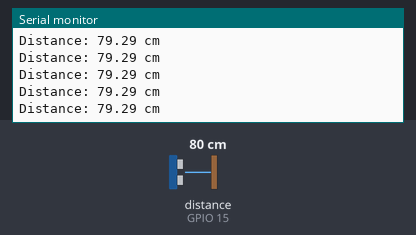
This sketch was run on a simulated ESP32. Shown: the last lines printed to the serial monitor. Wiring (inferred from the names in the program): ultrasonic range finder: trigger GPIO 14; echo GPIO 15. Inputs (shaded band) come from the test bench; at power-on: distance to the obstacle (sensor on GPIO 15) 80 cm. The echo pulse lasts 58.3 µs per cm; WiFi joins after 1.5 s; servers stay silent unless stated; storage starts empty; the camera gives no picture.

Above: at 3.5 s.
3.6 s: distance to the obstacle (sensor on GPIO 15) set to 53 cm
At 3.7 s:
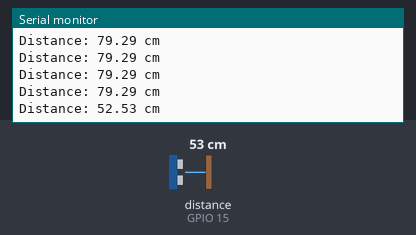
5.1 s: distance to the obstacle (sensor on GPIO 15) set to 48 cm
At 5.15 s:
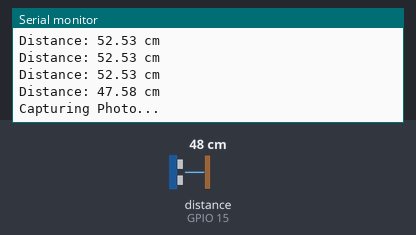
Timing chart, 0 to 8.1 s (numbered marks = the images above; inputs shaded):
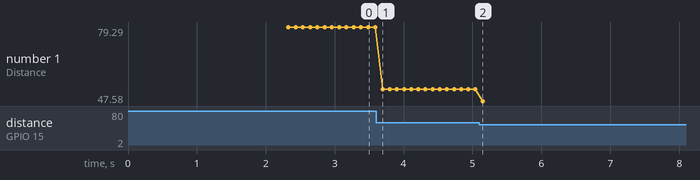

The sketch:

ESP32CAM_CODE.ino
```cpp
#include "WiFi.h"
#include "esp_camera.h"
#include "esp_timer.h"
#include "img_converters.h"
#include "Arduino.h"
#include "soc/soc.h"
#include "soc/rtc_cntl_reg.h"
#include "driver/rtc_io.h"
#include <ESPAsyncWebServer.h>
#include <SPIFFS.h>
#include <FS.h>
#include <HTTPClient.h>

const char* ssid = "your_wifi_username";
const char* password = "your_wifi_password";

AsyncWebServer server(80);
bool takeNewPhoto = false;

#define FILE_PHOTO "/photo.jpg"

#define TRIG_PIN 14
#define ECHO_PIN 15

#define MIN_DISTANCE 10
#define MAX_DISTANCE 50

#define PWDN_GPIO_NUM     32
#define RESET_GPIO_NUM    -1
#define XCLK_GPIO_NUM      0
#define SIOD_GPIO_NUM     26
#define SIOC_GPIO_NUM     27
#define Y9_GPIO_NUM       35
#define Y8_GPIO_NUM       34
#define Y7_GPIO_NUM       39
#define Y6_GPIO_NUM       36
#define Y5_GPIO_NUM       21
#define Y4_GPIO_NUM       19
#define Y3_GPIO_NUM       18
#define Y2_GPIO_NUM        5
#define VSYNC_GPIO_NUM    25
#define HREF_GPIO_NUM     23
#define PCLK_GPIO_NUM     22

// HTML Page
const char index_html[] PROGMEM = R"rawliteral(<!DOCTYPE HTML><html>
<head><meta name="viewport" content="width=device-width, initial-scale=1">
<style>body { text-align:center; } .vert { margin-bottom: 10%; } .hori{ margin-bottom: 0%; }</style>
</head>
<body>
  <div id="container">
    <h2>ESP32-CAM Photo Capture</h2>
    <p>
      <button onclick="capturePhoto()">CAPTURE PHOTO</button>
      <button onclick="location.reload();">REFRESH PAGE</button>
    </p>
  </div>
  <div><img src="saved-photo" id="photo" width="70%"></div>
</body>
<script>
  function capturePhoto() {
    var xhr = new XMLHttpRequest();
    xhr.open('GET', "/capture", true);
    xhr.send();
  }
</script>
</html>)rawliteral";

void setup() {
  Serial.begin(115200);

  pinMode(TRIG_PIN, OUTPUT);
  pinMode(ECHO_PIN, INPUT);

  WiFi.begin(ssid, password);
  while (WiFi.status() != WL_CONNECTED) {
    delay(1000);
    Serial.println("Connecting to WiFi...");
  }
  Serial.println("WiFi Connected!");
  Serial.print("IP Address: http://");
  Serial.println(WiFi.localIP());

  if (!SPIFFS.begin(true)) {
    Serial.println("SPIFFS Mount Failed");
    ESP.restart();
  }
  Serial.println("SPIFFS Initialized");

  WRITE_PERI_REG(RTC_CNTL_BROWN_OUT_REG, 0);

  camera_config_t config;
  config.ledc_channel = LEDC_CHANNEL_0;
  config.ledc_timer = LEDC_TIMER_0;
  config.pin_d0 = Y2_GPIO_NUM;
  config.pin_d1 = Y3_GPIO_NUM;
  config.pin_d2 = Y4_GPIO_NUM;
  config.pin_d3 = Y5_GPIO_NUM;
  config.pin_d4 = Y6_GPIO_NUM;
  config.pin_d5 = Y7_GPIO_NUM;
  config.pin_d6 = Y8_GPIO_NUM;
  config.pin_d7 = Y9_GPIO_NUM;
  config.pin_xclk = XCLK_GPIO_NUM;
  config.pin_pclk = PCLK_GPIO_NUM;
  config.pin_vsync = VSYNC_GPIO_NUM;
  config.pin_href = HREF_GPIO_NUM;
  config.pin_sccb_sda = SIOD_GPIO_NUM;
  config.pin_sccb_scl = SIOC_GPIO_NUM;
  config.pin_pwdn = PWDN_GPIO_NUM;
  config.pin_reset = RESET_GPIO_NUM;
  config.xclk_freq_hz = 20000000;
  config.pixel_format = PIXFORMAT_JPEG;

  if (psramFound()) {
    config.frame_size = FRAMESIZE_UXGA;
    config.jpeg_quality = 10;
    config.fb_count = 2;
  } else {
    config.frame_size = FRAMESIZE_SVGA;
    config.jpeg_quality = 12;
    config.fb_count = 1;
  }

  esp_err_t err = esp_camera_init(&config);
  if (err != ESP_OK) {
    Serial.printf("Camera Init Failed: 0x%x", err);
    ESP.restart();
  }

  server.on("/", HTTP_GET, [](AsyncWebServerRequest *request) {
    request->send(200, "text/html", index_html);
  });
  server.on("/capture", HTTP_GET, [](AsyncWebServerRequest *request) {
    takeNewPhoto = true;
    request->send(200, "text/plain", "Taking Photo...");
  });
  server.on("/saved-photo", HTTP_GET, [](AsyncWebServerRequest *request) {
    request->send(SPIFFS, FILE_PHOTO, "image/jpg", false);
  });
  server.begin();
}
void loop() {
  // Measure Distance
  float distance = measureDistance();
  Serial.printf("Distance: %.2f cm\n", distance);

  if (distance >= MIN_DISTANCE && distance <= MAX_DISTANCE) {
    takeNewPhoto = true;
  }

  if (takeNewPhoto) {
    capturePhotoSaveSpiffs();
    takeNewPhoto = false;
  }

  delay(100);
}

float measureDistance() {
  digitalWrite(TRIG_PIN, LOW);
  delayMicroseconds(2);
  digitalWrite(TRIG_PIN, HIGH);
  delayMicroseconds(10);
  digitalWrite(TRIG_PIN, LOW);

  long duration = pulseIn(ECHO_PIN, HIGH);
  return duration * 0.034 / 2; // cm
}

bool checkPhoto(fs::FS &fs) {
  File f_pic = fs.open(FILE_PHOTO);
  return (f_pic.size() > 100);
}

void capturePhotoSaveSpiffs() {
  camera_fb_t *fb = NULL;
  bool ok = false;

  do {
    Serial.println("Capturing Photo...");
    fb = esp_camera_fb_get();
    if (!fb) {
      Serial.println("Camera Capture Failed");
      return;
    }

    if (SPIFFS.exists(FILE_PHOTO)) {
      SPIFFS.remove(FILE_PHOTO);
    }

    File file = SPIFFS.open(FILE_PHOTO, FILE_WRITE);
    if (!file) {
      Serial.println("Failed to Open File for Writing");
      esp_camera_fb_return(fb);
      return;
    }

    size_t bytesWritten = file.write(fb->buf, fb->len);
    file.close();
    esp_camera_fb_return(fb);

    if (bytesWritten != fb->len) {
      Serial.println("File Write Incomplete");
    } else {
      Serial.printf("Photo Saved! Size: %d bytes\n", bytesWritten);
      ok = checkPhoto(SPIFFS);
    }
  } while (!ok);

  sendPhotoToPC();
}

void sendPhotoToPC() {
  if (WiFi.status() != WL_CONNECTED) {
    Serial.println("WiFi Not Connected");
    return;
  }

  HTTPClient http;
  String serverUrl = "http://Update to PC's IP:port/upload"; //
  http.begin(serverUrl);

  File file = SPIFFS.open(FILE_PHOTO, FILE_READ);
  if (!file) {
    Serial.println("Failed to Open Photo for Reading");
    http.end();
    return;
  }

  size_t fileSize = file.size();
  if (fileSize == 0) {
    Serial.println("Photo File is Empty");
    file.close();
    http.end();
    return;
  }

  uint8_t *buffer = (uint8_t *)malloc(fileSize);
  if (!buffer) {
    Serial.println("Failed to Allocate Memory");
    file.close();
    http.end();
    return;
  }

  size_t bytesRead = file.read(buffer, fileSize);
  file.close();

  if (bytesRead != fileSize) {
    Serial.println("Failed to Read File into Buffer");
    free(buffer);
    http.end();
    return;
  }

  http.addHeader("Content-Type", "image/jpeg");
  int httpCode = http.POST(buffer, fileSize);

  if (httpCode > 0) {
    Serial.printf("Photo Uploaded! HTTP Code: %d\n", httpCode);
  } else {
    Serial.printf("Upload Failed. Error: %d\n", httpCode);
  }

  http.end();
  free(buffer); // Critical: Free allocated memory!
}
```

Measured:
- the behaviour switches between 51 and 50 cm on distance to the obstacle (sensor on GPIO 15) (found by bisection; images 1 and 2)
- after the input at 3.6 s, the serial monitor: prints a new line after 0.10 s (image 1)
- after the input at 5.1 s, the serial monitor: prints a new line after 0.05 s (image 2)
- plotted number 1: 79.29 → 52.53 after the input at 3.6 s, 52.53 → 47.58 after the input at 5.1 s
